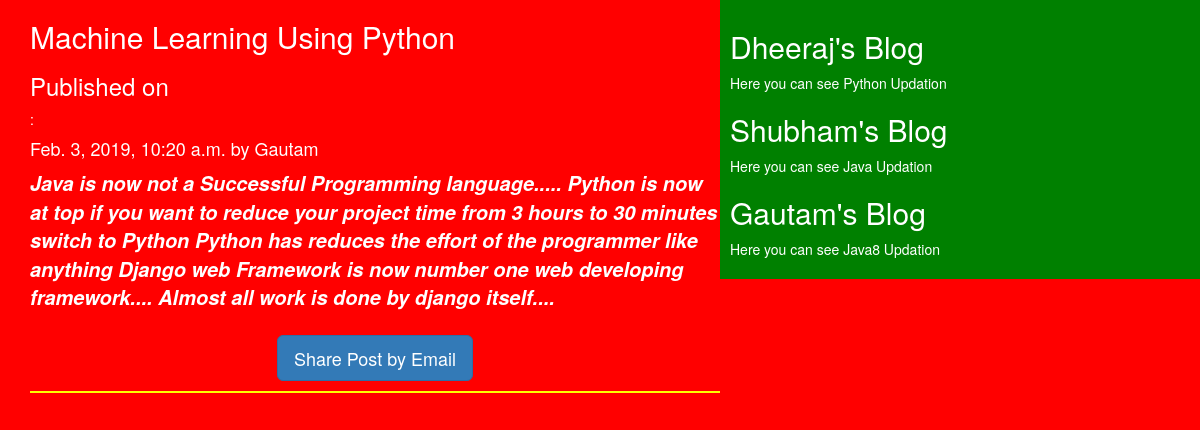
Page /2019/02/03/machine-learning-using-python/ on the committed database.
### testap/models.py (models this page shows, shortened)
class Post(models.Model):
    STATUS_CHOICES=(('dratf','DRAFT'),('publish','PUBLISHED'))
    title=models.CharField(max_length=150)
    slug=models.SlugField(max_length=150,unique_for_date='publish')
    author=models.ForeignKey(User,related_name='blog_post')
    body=models.TextField()
    publish=models.DateTimeField(default=timezone.now)
    created=models.DateTimeField(auto_now_add=True)
    updated=models.DateTimeField(auto_now=True)
    status=models.CharField(max_length=10,choices=STATUS_CHOICES,default='draft')
    objects=CustomManager()
    class Meta:
        ordering=('-publish',)

### testap/views.py (the view)
# urls.py: url(r'^(?P<year>\d{4})/(?P<month>\d{2})/(?P<day>\d{2})/(?P<post>[-\w]+)/$',views.Post_Detail_View,name='post_detail')
def Post_Detail_View(request,year,month,day,post):
    post=get_object_or_404(Post,slug=post,status='publish',publish__year=year,publish__month=month,publish__day=day)
    return render(request,'testap/post_detail.html',{'post':post})

### testap/models.py (called while the page is built)
    def get_queryset(self):
        return super().get_queryset().filter(status='publish')

### templates/testap/post_detail.html (shortened to what this page needs)
{%extends 'testap/base.html'%}
{%block body_block%}
<h2>{{post.title}}</h2>
<h3>Published on</h3>: <h4>{{post.publish}} by {{post.author|title}}</h4>
<p id='date'>{{post.body}}</p>
<h1><a class='btn btn-primary btn-lg'  href='/share/{{post.id}}'>Share Post by Email</a></h1>
{%endblock%}

### static/css/blog.css (style rules this page uses)
h1 { text-align: center; border-bottom: 2px solid yellow; padding-bottom: 10px; }
#date { font-style: italic; font-size: 20px; font-weight: bold; }
body { background-color:red; }
a { color:rgb(191,242,7); }

### rows in the picture
Post: title "Machine Learning Using Python", publish "Feb. 3, 2019, 10:20 a.m.", author "Gautam", body "Java is now not a Successful Programming language..... Python is now at top if you want to reduce your project time from 3 hours to 30 minutes switch to Python Python has reduces the effort of the programmer like anything Django web Framework is now number one web developing framework.... Almost all work is done by django itself...."
